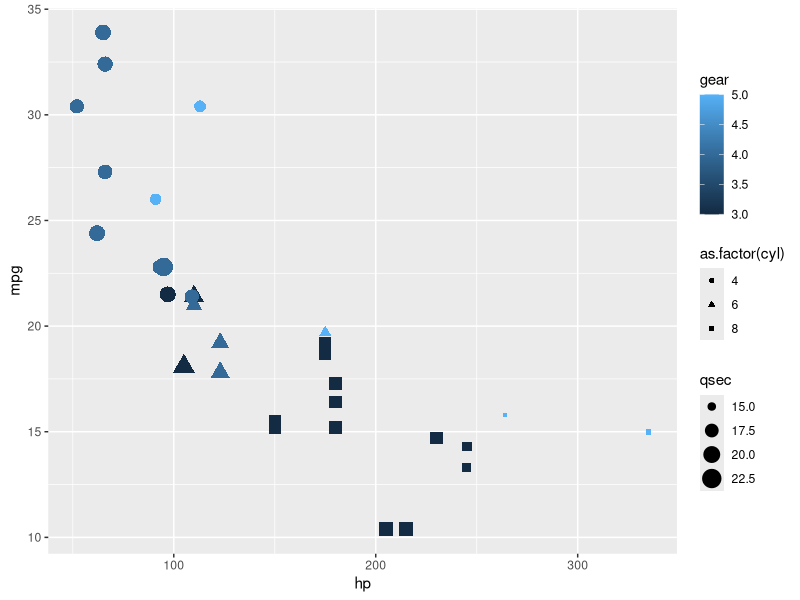

Write R code to recreate this figure.
library(ggplot2)

ggplot(data = mtcars, 
       mapping = aes(x = hp, 
                     y = mpg, 
                     colour = gear,
                     size = qsec)) +
  geom_point(mapping = aes(shape = as.factor(cyl)))
